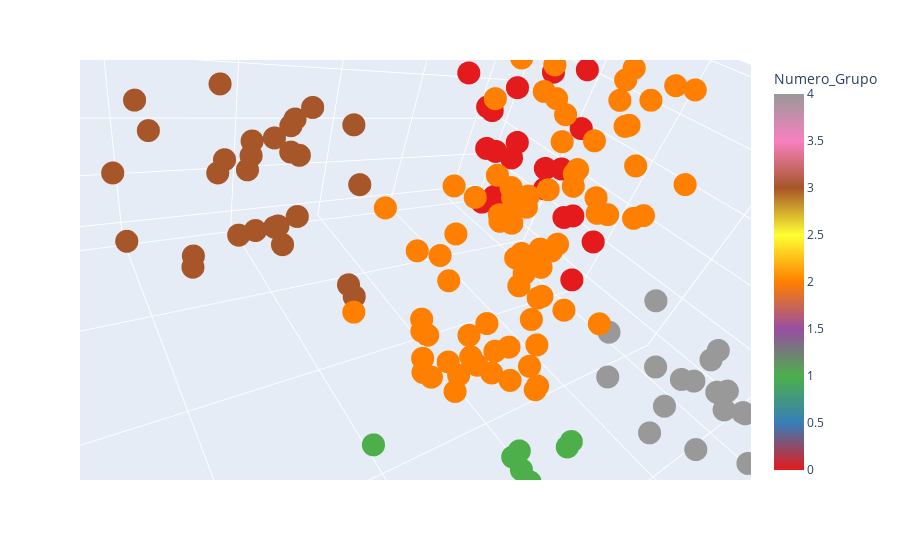

This figure's notebook cell:
### Code cell
#modelo 3d que relacione los datos agrupada, relacionando ahora tamvien la edad
Grafica_3d = px.scatter_3d(datos, 
                           x='Ingresos_anuales(k$)', 
                           y='Puntuacion_de_gasto (1-100)', 
                           z='Edad', 
                           color='Numero_Grupo', 
                           color_continuous_scale=px.colors.qualitative.Set1)
Grafica_3d.update_layout(showlegend=False)

### Figure 1 — Plotly figure (JSON) as saved in the notebook; plotly's stock layout.template omitted (floating-point values rounded to 4 significant figures; data arrays with more than 128 entries replaced by an {"elided": "..."} marker saying what was removed)
{"data": [{"hovertemplate": "Ingresos_anuales(k$)=%{x}<br>Puntuacion_de_gasto (1-100)=%{y}<br>Edad=%{z}<br>Numero_Grupo=%{marker.color}<extra></extra>", "legendgroup": "", "marker": {"color": {"elided": "200 int values"}, "coloraxis": "coloraxis", "symbol": "circle"}, "mode": "markers", "name": "", "scene": "scene", "showlegend": false, "type": "scatter3d", "x": {"elided": "200 int values"}, "y": {"elided": "200 int values"}, "z": {"elided": "200 int values"}}], "layout": {"autosize": true, "coloraxis": {"colorbar": {"title": {"text": "Numero_Grupo"}}, "colorscale": [[0, "rgb(228,26,28)"], [0.125, "rgb(55,126,184)"], [0.25, "rgb(77,175,74)"], [0.375, "rgb(152,78,163)"], [0.5, "rgb(255,127,0)"], [0.625, "rgb(255,255,51)"], [0.75, "rgb(166,86,40)"], [0.875, "rgb(247,129,191)"], [1, "rgb(153,153,153)"]]}, "legend": {"tracegroupgap": 0}, "margin": {"t": 60}, "scene": {"aspectmode": "auto", "aspectratio": {"x": 1.429, "y": 1.148, "z": 0.6093}, "camera": {"center": {"x": 0, "y": 0, "z": 0}, "eye": {"x": 0.397, "y": 0.397, "z": 0.397}, "projection": {"type": "perspective"}, "up": {"x": 0.1923, "y": -0.1605, "z": 0.9681}}, "domain": {"x": [0, 1], "y": [0, 1]}, "xaxis": {"title": {"text": "Ingresos_anuales(k$)"}, "type": "linear"}, "yaxis": {"title": {"text": "Puntuacion_de_gasto (1-100)"}, "type": "linear"}, "zaxis": {"title": {"text": "Edad"}, "type": "linear"}}, "showlegend": false}}
